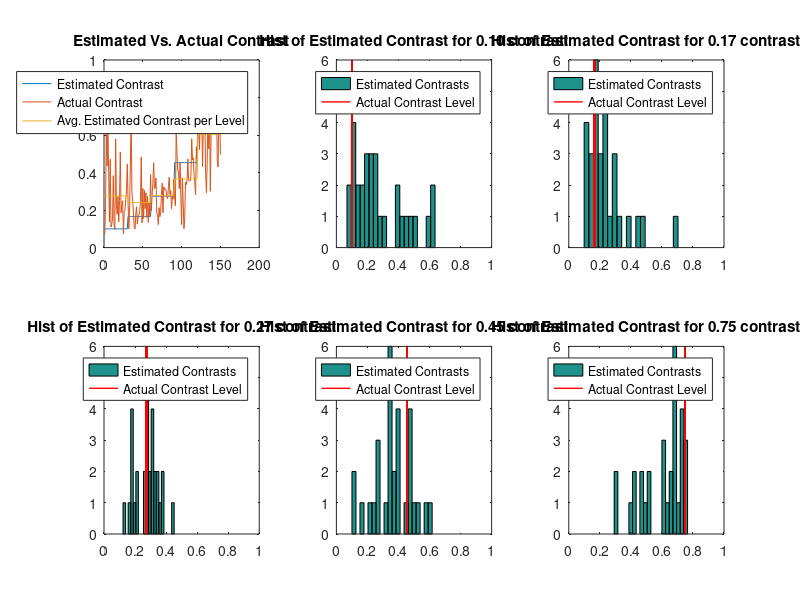

This figure's MATLAB source:
%% Pull & Organize data

load('data_visualmemorymf_test_JS.mat')
theData = theData(2);
p = theData.p; data = theData.data; t = theData.t;
%5 contrasts, 30 repititions
%column 1 of p.trialEvents: Conditions
    %1 - PERCEPTION
    %2 - WORKING MEMORY
    %3 - BASELINE
% Organize graph into different contrasts for comparisons

data = (cell2mat(struct2cell(data)))';  
sortedTE = sortrows(p.trialEvents,3); %sorts rows based on contrasts
col6 = p.trialEvents(:,6);
data = [data col6];
[dataTrials,dataParams] = size(data);
sortedData = sortrows(data,6);


p.trialEvents = [p.trialEvents (1:length(p.trialEvents))'];
[trials, params] = size(p.trialEvents);
    firstTE = zeros(trials,params);
    secondTE = zeros(trials,params);
    thirdTE = zeros(trials,params);
    fourthTE = zeros(trials,params);
    fifthTE = zeros(trials,params);
for i = 1:length(p.trialEvents)
    if p.trialEvents(i,6) == 1
        firstTE(i,:) = p.trialEvents(i,:);
    elseif p.trialEvents(i,6) == 2
        secondTE(i,:) = p.trialEvents(i,:);
    elseif p.trialEvents(i,6) == 3
        thirdTE(i,:) = p.trialEvents(i,:);
    elseif p.trialEvents(i,6) == 4
        fourthTE(i,:) = p.trialEvents(i,:);
    elseif p.trialEvents(i,6) == 5
        fifthTE(i,:) = p.trialEvents(i,:);
    end
end

firstTE(~any(firstTE,2),:) = [];
secondTE(~any(secondTE,2),:) = [];
thirdTE(~any(thirdTE,2),:) = [];
fourthTE(~any(fourthTE,2),:) = [];
fifthTE(~any(fifthTE,2),:) = [];
orgTE = [firstTE; secondTE; thirdTE; fourthTE; fifthTE];

%% Plot estimated versus actual contrast

figure
subplot(2,3,1)
plot(orgTE(:,3));
ylim([0 1]);
title('Estimated Vs. Actual Contrast')
hold on

% prevent HC - make this a loop that makes the first-fifth data vecs based
% on numContrasts
firstdata = zeros(length(firstTE),dataParams);
seconddata = zeros(length(secondTE),dataParams);
thirddata = zeros(length(thirdTE),dataParams);
fourthdata = zeros(length(fourthTE),dataParams);
fifthdata = zeros(length(fifthTE),dataParams);
for i = 1:length(firstTE)
    firstdata(i,:) = data(firstTE(i,7),:);
    seconddata(i,:) = data(secondTE(i,7),:);
    thirddata(i,:) = data(thirdTE(i,7),:);
    fourthdata(i,:) = data(fourthTE(i,7),:);
    fifthdata(i,:) = data(fifthTE(i,7),:);
end
orgData = [firstdata; seconddata; thirddata; fourthdata; fifthdata];
plot(orgData(:,4));
hold on
firstMean = (ones([1 length(firstdata)])*mean(firstdata(:,4)));
secondMean = ones([1 length(seconddata)])*mean(seconddata(:,4));
thirdMean = ones([1 length(thirddata)])*mean(thirddata(:,4));
fourthMean = ones([1 length(fourthdata)])*mean(fourthdata(:,4));
fifthMean = ones([1 length(fifthdata)])*mean(fifthdata(:,4));
meanVector = [firstMean secondMean thirdMean fourthMean fifthMean];
plot(1:(length(firstMean)+length(secondMean)+length(thirdMean)+length(fourthMean)+length(fifthMean)),meanVector);
legend('Estimated Contrast','Actual Contrast','Avg. Estimated Contrast per Level');

fprintf('\nThe mean of responses for contrast %f was %f. The absolute difference is: %f\n\n',firstTE(1,3),firstMean(1), abs(firstTE(1,3)-firstMean(1)));
fprintf('The mean of responses for contrast %f was %f. The absolute difference is: %f\n\n',secondTE(1,3),secondMean(1),abs(secondTE(1,3)-secondMean(1)));
fprintf('The mean of responses for contrast %f was %f. The absolute difference is: %f\n\n',thirdTE(1,3),thirdMean(1),abs(thirdTE(1,3)-thirdMean(1)));
fprintf('The mean of responses for contrast %f was %f. The absolute difference is: %f\n\n',fourthTE(1,3),fourthMean(1),abs(fourthTE(1,3)-fourthMean(1)));
fprintf('The mean of responses for contrast %f was %f. The absolute difference is: %f\n\n',fifthTE(1,3),fifthMean(1),abs(fifthTE(1,3)-fifthMean(1)));
%% Histograms of responses for each contrast level
subplot(2,3,2)
hist(firstdata(:,4),20);
hold on
xlim([0 1]);
ylim([0 6]);
line([firstTE(:,3) firstTE(:,3)],ylim, 'Linewidth',1,'Color','r');
title(sprintf('Hist of Estimated Contrast for %.2f contrast',firstTE(1,3)));
legend('Estimated Contrasts', 'Actual Contrast Level');

subplot(2,3,3)
hist(seconddata(:,4),20);
xlim([0 1]);
ylim([0 6]);
hold on
line([secondTE(:,3) secondTE(:,3)],ylim, 'Linewidth',1,'Color','r');
title(sprintf('Hist of Estimated Contrast for %.2f contrast',secondTE(1,3)));
legend('Estimated Contrasts', 'Actual Contrast Level');

subplot(2,3,4)
hist(thirddata(:,4),20);
xlim([0 1]);
ylim([0 6]);
hold on
line([thirdTE(:,3) thirdTE(:,3)],ylim, 'Linewidth',1,'Color','r');
title(sprintf('Hist of Estimated Contrast for %.2f contrast',thirdTE(1,3)));
legend('Estimated Contrasts', 'Actual Contrast Level');

subplot(2,3,5)
hist(fourthdata(:,4),20);
xlim([0 1]);
ylim([0 6]);
hold on
line([fourthTE(:,3) fourthTE(:,3)],ylim, 'Linewidth',1,'Color','r');
title(sprintf('Hist of Estimated Contrast for %.2f contrast',fourthTE(1,3)));
legend('Estimated Contrasts', 'Actual Contrast Level');

subplot(2,3,6)
hist(fifthdata(:,4),20);
xlim([0 1]);
ylim([0 6]);
hold on
line([fifthTE(:,3) fifthTE(:,3)],ylim, 'Linewidth',1,'Color','r');
title(sprintf('Hist of Estimated Contrast for %.2f contrast',fifthTE(1,3)));
legend('Estimated Contrasts', 'Actual Contrast Level');

